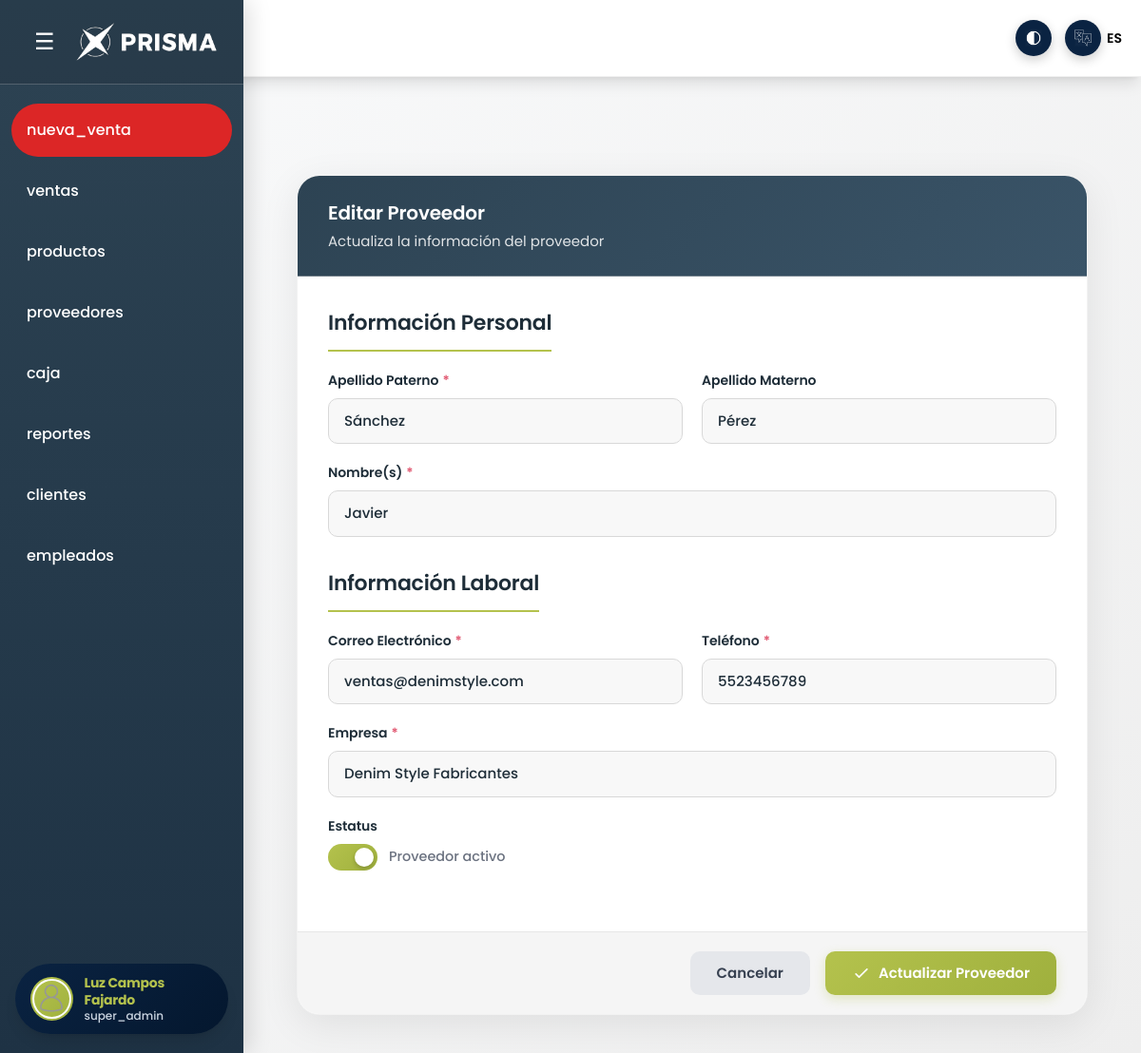
The page /src/index.php?view=editar_proveedor&id=3 (signed in) on the database its author committed.
### tables this page shows
CREATE TABLE `proveedores` (
  `id_proveedor` int(11) NOT NULL,
  `nombre` varchar(100) NOT NULL,
  `apellido_paterno` varchar(100) NOT NULL,
  `apellido_materno` varchar(100) DEFAULT NULL,
  `empresa` varchar(100) NOT NULL,
  `celular` varchar(15) DEFAULT NULL,
  `correo` varchar(100) DEFAULT NULL,
  `estatus` tinyint(1) NOT NULL DEFAULT 1
);

### src/index.php (called while the page is built, shortened)
<?php
include __DIR__ . "/layout.php";
?>

### src/pages/editar_proveedor.php (the view, shortened to what this page needs)
<?php
    require_once __DIR__ . "/../config/db.php";
    $proveedor_id = $_GET['id'] ?? ($_POST['id'] ?? NULL);
    if($proveedor_id) {
        $stmt = $pdo->prepare("SELECT * FROM proveedores WHERE id_proveedor = ?");
        $stmt->execute([$proveedor_id]);
        $proveedor = $stmt->fetch(PDO::FETCH_ASSOC);
    }
?>
<!DOCTYPE html>
<html lang="en">
<head>
    <script src="https://cdn.tailwindcss.com"></script>
</head>
<body>
    <div class="form-container animate-in">
        <div class="form-card">
            <div class="form-header animate-in-delay-1">
                <h1>Editar Proveedor</h1>
                <p>Actualiza la información del proveedor</p>
            </div>
            <form id="editar" action="index.php?view=editar_proveedor" method="POST" enctype="multipart/form-data">
                <div class="form-body">
                    <div class="section animate-in-delay-2">
                        <h2 class="section-title">Información Personal</h2>
                        <div class="grid-2">
                            <div class="form-group">
                                <label class="form-label">Apellido Paterno<span class="required">*</span></label>
                                <input type="text" name="apellido_p" maxlength="50" class="form-input" value="<?= htmlspecialchars($proveedor['apellido_paterno'] ?? '')?>">
                            </div>
                            <div class="form-group">
                                <label class="form-label">Apellido Materno</label>
                                <input type="text" name="apellido_m" maxlength="50" class="form-input" value="<?= htmlspecialchars($proveedor['apellido_materno'] ?? '')?>">
                            </div>
                        </div>
                        <div class="form-group">
                            <label class="form-label">Nombre(s)<span class="required">*</span></label>
                            <input type="text" name="nombres" maxlength="50" class="form-input" value="<?= htmlspecialchars($proveedor['nombre'] ?? '')?>">
                        </div>
                    </div>
                    <div class="section animate-in-delay-3">
                        <h2 class="section-title">Información Laboral</h2>
                        <div class="grid-2">
                            <div class="form-group">
                                <label class="form-label">Correo Electrónico<span class="required">*</span></label>
                                <input type="email" name="correo" maxlength="100" class="form-input" value="<?= htmlspecialchars($proveedor['correo'] ?? '')?>">
                            </div>
                            <div class="form-group">
                                <label class="form-label">Teléfono<span class="required">*</span></label>
                                <input type="text" name="telefono" maxlength="10" class="form-input" placeholder="10 dígitos" value="<?= htmlspecialchars($proveedor['celular'] ?? '') ?>">
                            </div>
                        </div>
                        <div class="form-group">
                            <label class="form-label">Empresa<span class="required">*</span></label>
                            <input type="text" name="empresa" maxlength="50" class="form-input" value="<?= htmlspecialchars($proveedor['empresa'] ?? '')?>">
                        </div>
                        <div class="form-group">
                            <label class="form-label">Estatus</label>
                            <div class="switch-container">
                                <label class="switch">
                                    <span class="slider"></span>
                                </label>
                                <span class="switch-label">Proveedor activo</span>
                            </div>
                        </div>
                    </div>
                </div>
                <div class="form-footer">
                    <button type="button" id="btnCancelar" class="btn btn-secondary">Cancelar</button>
                    <button type="submit" class="btn btn-primary">
                        <svg class="w-5 h-5" fill="none" stroke="currentColor" viewBox="0 0 24 24" style="width: 1.25rem; height: 1.25rem;">
                            <path stroke-linecap="round" stroke-linejoin="round" stroke-width="2" d="M5 13l4 4L19 7"/>
                        </svg>
                        <span class="btn-text">Actualizar Proveedor</span>
                    </button>
                </div>
            </form>
        </div>
    </div>
</body>
</html>

### src/styles/modo-oscuro.css (style rules this page uses)
* { transition: background 0.3s ease, color 0.3s ease, border-color 0.3s ease; }

### src/layout.php (style rules this page uses)
:root { --primary: #b4c24d; --primary-dark: #9fb03d; --secondary: #2d4353; --accent: #e15871; --bg-gray: #eeeeee; --font: 'Poppins', -apple-system, BlinkMacSystemFont, sans-serif; }
* { margin: 0; padding: 0; box-sizing: border-box; }
body { font-family: var(--font); background: linear-gradient(135deg, #f9fafb 0%, var(--bg-gray) 100%); min-height: 100vh; overflow-x: hidden; }
* { transition: background-color 0.3s ease, color 0.3s ease, border-color 0.3s ease; }

### src/pages/menu.php (style rules this page uses)
:root { --primary: #b4c24d; --primary-dark: #9fb03d; --secondary: #2d4353; --accent: #e15871; --bg-gray: #eeeeee; }

### src/pages/editar_proveedor.php (style rules this page uses)
:root { --primary: #b4c24d; --primary-dark: #9fb03d; --secondary: #2d4353; --accent: #e15871; --error: #ef4444; --success: #10b981; --text-primary: #1e2d38; --text-tertiary: #64748b; --font: 'Poppins', -apple-system, BlinkMacSystemFont, sans-serif; }
body { font-family: var(--font); background: linear-gradient(135deg, #f9fafb 0%, #eeeeee 100%); min-height: 100vh; }
.animate-in { animation: fadeIn 0.6s ease-out; }
.animate-in-delay-1 { animation: slideDown 0.5s ease-out 0.1s both; }
.animate-in-delay-2 { animation: slideUp 0.5s ease-out 0.2s both; }
.animate-in-delay-3 { animation: slideUp 0.5s ease-out 0.3s both; }
.form-container { max-width: 1100px; margin: 0 auto; padding: 2.5rem 1.5rem; }
.form-card { background: white; border-radius: 1.5rem; box-shadow: 0 10px 40px rgba(0, 0, 0, 0.08); overflow: hidden; border: 1px solid rgba(0, 0, 0, 0.05); }
.form-header { padding: 1.5rem 2rem; border-bottom: 1px solid rgba(208, 208, 208, 0.4); background: linear-gradient(135deg, #2d4353 0%, #3a5468 100%); }
.form-header h1 { font-size: 1.25rem; font-weight: 600; color: white; letter-spacing: -0.01em; margin: 0; }
.form-header p { font-size: 0.9375rem; color: rgba(255, 255, 255, 0.85); margin-top: 0.25rem; font-weight: 400; }
.form-body { padding: 2rem; }
.section { margin-bottom: 2rem; }
.section-title { font-size: 1.375rem; font-weight: 600; color: var(--text-primary); letter-spacing: -0.01em; margin-bottom: 1.25rem; padding-bottom: 0.75rem; border-bottom: 2px solid var(--primary); display: inline-block; }
.form-group { margin-bottom: 1.25rem; }
.form-label { display: block; font-size: 0.875rem; font-weight: 600; color: var(--text-primary); margin-bottom: 0.5rem; letter-spacing: -0.005em; }
.form-label .required { color: var(--accent); margin-left: 0.25rem; }
.form-input, .form-select { width: 100%; padding: 0.75rem 1rem; font-size: 0.9375rem; font-family: var(--font); color: var(--text-primary); background: #f8f8f8; border: 1.5px solid #d8d8d8; border-radius: 10px; transition: all 0.25s cubic-bezier(0.4, 0, 0.2, 1); outline: none; font-weight: 500; }
.form-input::placeholder { color: var(--text-tertiary); font-weight: 400; }
.grid-2 { display: grid; grid-template-columns: 1fr 1fr; gap: 1.25rem; }
.switch-container { display: flex; align-items: center; gap: 0.75rem; }
.switch { position: relative; display: inline-block; width: 52px; height: 28px; }
.slider { position: absolute; cursor: pointer; top: 0; left: 0; right: 0; bottom: 0; background-color: #cbd5e1; border-radius: 28px; transition: 0.3s; }
.slider:before { position: absolute; content: ""; height: 20px; width: 20px; left: 4px; bottom: 4px; background-color: white; border-radius: 50%; transition: 0.3s; box-shadow: 0 2px 4px rgba(0, 0, 0, 0.2); }
input:checked + .slider { background: linear-gradient(135deg, var(--primary) 0%, var(--primary-dark) 100%); }
input:checked + .slider:before { transform: translateX(24px); }
.switch-label { font-size: 0.9rem; font-weight: 500; color: #6b7280; }
.form-footer { padding: 1.25rem 2rem; border-top: 1px solid rgba(208, 208, 208, 0.4); background: #f5f5f5; display: flex; gap: 1rem; justify-content: flex-end; }
.btn { padding: 0.75rem 1.75rem; border-radius: 10px; font-weight: 600; font-size: 0.9375rem; cursor: pointer; transition: all 0.25s cubic-bezier(0.4, 0, 0.2, 1); border: none; font-family: var(--font); display: inline-flex; align-items: center; gap: 0.5rem; }
.btn-primary { background: linear-gradient(135deg, var(--primary) 0%, var(--primary-dark) 100%); color: white; box-shadow: 0 4px 12px rgba(180, 194, 77, 0.3); }
.btn-secondary { background: #e5e7eb; color: #374151; }

### rows shown on the page
proveedores: apellido_p "Sánchez", apellido_m "Pérez", nombres "Javier", correo "ventas@denimstyle.com", telefono "5523456789", empresa "Denim Style Fabricantes"

### other values the page prints
$moduloTraducido "nueva_venta"
$moduloTraducido "ventas"
$moduloTraducido "productos"
$moduloTraducido "proveedores"
$moduloTraducido "caja"
$moduloTraducido "reportes"
$moduloTraducido "clientes"
$moduloTraducido "empleados"
$_SESSION['nombre_completo'] "Luz Campos Fajardo"
$_SESSION['rol'] "super_admin"
